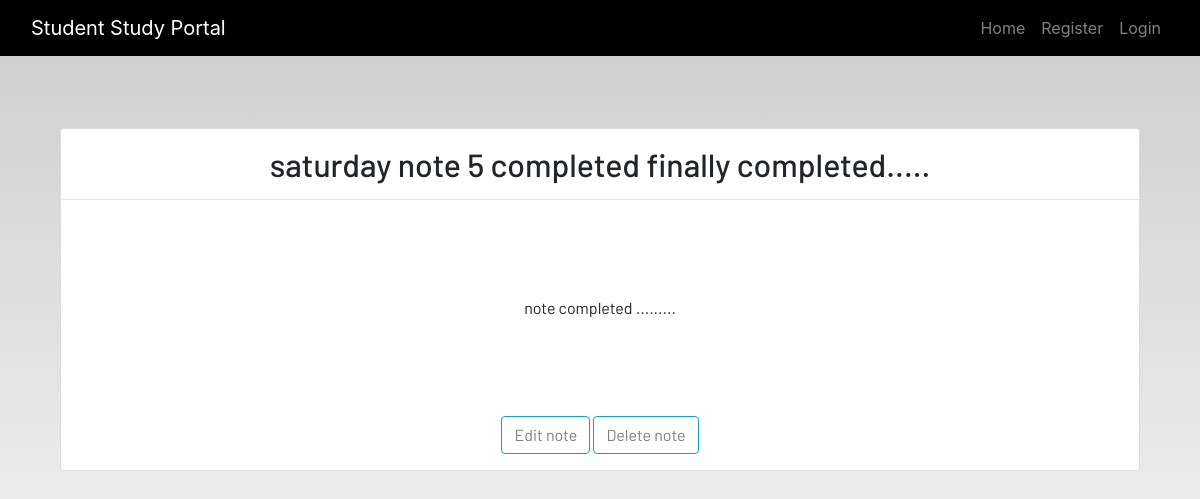
Screenshot of /note_detail/17 with the database file from the repository.
### dashboard/models.py (models this page shows, shortened)
class Note(models.Model):
    user = models.ForeignKey(User, on_delete=models.CASCADE)
    title = models.CharField(max_length=150)
    description = models.TextField()

### dashboard/views.py (the view, shortened to what this page needs)
# urls.py: path('note_detail/<int:pk>', views.NoteDetailView.as_view(), name = "note_detail"),
class NoteDetailView(DetailView):
    model =  Note
    template_name = 'dashboard/notes_detail.html'

### dashboard/templates/dashboard/notes_detail.html
{% extends 'dashboard/base.html' %}
{% load static %}
{% block content %}
<section class='text-center container'>
    <div class="container">
        <div class="content-section p-0 mt-5">
            <div class="m-3">
                <h2>{{note.title}}</h2>
            </div>
            <hr class="p-0 m-0">
            <p class="description m-5 p-5">
                {{note.description}}
            </p>
            <div class="form-group">
            <button href = "" class="btn btn-outline-info" type="submit" >
                <a href = "{% url 'update_note' note.id %}" style="color:grey;"> Edit note </a>
            </button>
            <button href = "" class="btn btn-outline-info" type="submit">
             <a href="{% url 'delete_note' note.id %}" style="color:grey;"> Delete note </a>
            </button>
        </div>
        </div>
    </div>
</section>
{% endblock content %}

### dashboard/static/css/main.css (style rules this page uses)
html { scroll-behavior: smooth; height: 100%; width: 100%; }
a { text-decoration: none !important; color: black; }
html, body { max-width: 100%; overflow-x: hidden; height: 100%; width: 100%; }
body { background: linear-gradient(rgba(0, 0, 0, 0.2), rgba(255, 255, 255, 0.5)); overflow-x: hidden; background-repeat: no-repeat; }
.content-section { background: #ffffff; padding: 10px 20px; border: 1px solid #dddddd; border-radius: 3px; margin-bottom: 20px; }

### rows the page displays
Note: title "saturday note 5 completed finally completed.....", description "note completed ........."
